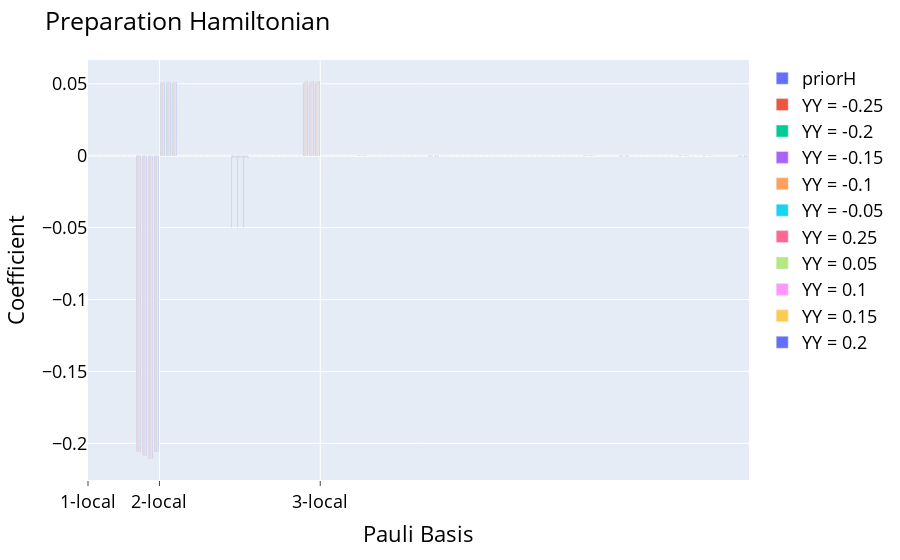

The notebook cell this image was saved under:
### Markdown cell above
This is the graphic that shows that our ansatz doesn't capture some of the terms in the Hamiltonian.

### Code cell
results = get_results("../saved_simulations/turbo/YYtermsheisenberg")
titles = [f"YY = {np.real(r.hamiltonian.coeffs[7])}" for r in results]
compare_preparations(results,titles,2)

### Figure 1 — Plotly figure (JSON) as saved in the notebook; plotly's stock layout.template omitted (floating-point values rounded to 4 significant figures)
{"data": [{"alignmentgroup": "True", "hovertemplate": "<b>%{hovertext}</b><br><br>variable=priorH<br>Pauli Basis=%{x}<br>value=%{y}<extra></extra>", "hovertext": ["XIII", "IXII", "IIXI", "IIIX", "YIII", "IYII", "IIYI", "IIIY", "ZIII", "IZII", "IIZI", "IIIZ", "XXII", "IXXI", "IIXX", "XYII", "IXYI", "IIXY", "XZII", "IXZI", "IIXZ", "YXII", "IYXI", "IIYX", "YYII", "IYYI", "IIYY", "YZII", "IYZI", "IIYZ", "ZXII", "IZXI", "IIZX", "ZYII", "IZYI", "IIZY", "ZZII", "IZZI", "IIZZ", "XIXI", "IXIX", "XXXI", "IXXX", "XYXI", "IXYX", "XZXI", "IXZX", "XIYI", "IXIY", "XXYI", "IXXY", "XYYI", "IXYY", "XZYI", "IXZY", "XIZI", "IXIZ", "XXZI", "IXXZ", "XYZI", "IXYZ", "XZZI", "IXZZ", "YIXI", "IYIX", "YXXI", "IYXX", "YYXI", "IYYX", "YZXI", "IYZX", "YIYI", "IYIY", "YXYI", "IYXY", "YYYI", "IYYY", "YZYI", "IYZY", "YIZI", "IYIZ", "YXZI", "IYXZ", "YYZI", "IYYZ", "YZZI", "IYZZ", "ZIXI", "IZIX", "ZXXI", "IZXX", "ZYXI", "IZYX", "ZZXI", "IZZX", "ZIYI", "IZIY", "ZXYI", "IZXY", "ZYYI", "IZYY", "ZZYI", "IZZY", "ZIZI", "IZIZ", "ZXZI", "IZXZ", "ZYZI", "IZYZ", "ZZZI", "IZZZ"], "legendgroup": "priorH", "marker": {"color": "#636efa", "pattern": {"shape": ""}}, "name": "priorH", "offsetgroup": "priorH", "orientation": "v", "showlegend": true, "textposition": "auto", "type": "bar", "x": [0, 1, 2, 3, 4, 5, 6, 7, 8, 9, 10, 11, 12, 13, 14, 15, 16, 17, 18, 19, 20, 21, 22, 23, 24, 25, 26, 27, 28, 29, 30, 31, 32, 33, 34, 35, 36, 37, 38, 39, 40, 41, 42, 43, 44, 45, 46, 47, 48, 49, 50, 51, 52, 53, 54, 55, 56, 57, 58, 59, 60, 61, 62, 63, 64, 65, 66, 67, 68, 69, 70, 71, 72, 73, 74, 75, 76, 77, 78, 79, 80, 81, 82, 83, 84, 85, 86, 87, 88, 89, 90, 91, 92, 93, 94, 95, 96, 97, 98, 99, 100, 101, 102, 103, 104, 105, 106, 107, 108, 109, 110], "xaxis": "x", "y": [0, 0, 0, 0, 0, 0, 0, 0, -0.2, -0.2, -0.2, -0.2, 0.05, 0.05, 0.05, 0, 0, 0, 0, 0, 0, 0, 0, 0, -0.05, -0.05, -0.05, 0, 0, 0, 0, 0, 0, 0, 0, 0, 0.05, 0.05, 0.05, 0, 0, 0, 0, 0, 0, 0, 0, 0, 0, 0, 0, 0, 0, 0, 0, 0, 0, 0, 0, 0, 0, 0, 0, 0, 0, 0, 0, 0, 0, 0, 0, 0, 0, 0, 0, 0, 0, 0, 0, 0, 0, 0, 0, 0, 0, 0, 0, 0, 0, 0, 0, 0, 0, 0, 0, 0, 0, 0, 0, 0, 0, 0, 0, 0, 0, 0, 0, 0, 0, 0, 0], "yaxis": "y"}, {"alignmentgroup": "True", "hovertemplate": "<b>%{hovertext}</b><br><br>variable=YY = -0.25<br>Pauli Basis=%{x}<br>value=%{y}<extra></extra>", "hovertext": ["XIII", "IXII", "IIXI", "IIIX", "YIII", "IYII", "IIYI", "IIIY", "ZIII", "IZII", "IIZI", "IIIZ", "XXII", "IXXI", "IIXX", "XYII", "IXYI", "IIXY", "XZII", "IXZI", "IIXZ", "YXII", "IYXI", "IIYX", "YYII", "IYYI", "IIYY", "YZII", "IYZI", "IIYZ", "ZXII", "IZXI", "IIZX", "ZYII", "IZYI", "IIZY", "ZZII", "IZZI", "IIZZ", "XIXI", "IXIX", "XXXI", "IXXX", "XYXI", "IXYX", "XZXI", "IXZX", "XIYI", "IXIY", "XXYI", "IXXY", "XYYI", "IXYY", "XZYI", "IXZY", "XIZI", "IXIZ", "XXZI", "IXXZ", "XYZI", "IXYZ", "XZZI", "IXZZ", "YIXI", "IYIX", "YXXI", "IYXX", "YYXI", "IYYX", "YZXI", "IYZX", "YIYI", "IYIY", "YXYI", "IYXY", "YYYI", "IYYY", "YZYI", "IYZY", "YIZI", "IYIZ", "YXZI", "IYXZ", "YYZI", "IYYZ", "YZZI", "IYZZ", "ZIXI", "IZIX", "ZXXI", "IZXX", "ZYXI", "IZYX", "ZZXI", "IZZX", "ZIYI", "IZIY", "ZXYI", "IZXY", "ZYYI", "IZYY", "ZZYI", "IZZY", "ZIZI", "IZIZ", "ZXZI", "IZXZ", "ZYZI", "IZYZ", "ZZZI", "IZZZ"], "legendgroup": "YY = -0.25", "marker": {"color": "#EF553B", "pattern": {"shape": ""}}, "name": "YY = -0.25", "offsetgroup": "YY = -0.25", "orientation": "v", "showlegend": true, "textposition": "auto", "type": "bar", "x": [0, 1, 2, 3, 4, 5, 6, 7, 8, 9, 10, 11, 12, 13, 14, 15, 16, 17, 18, 19, 20, 21, 22, 23, 24, 25, 26, 27, 28, 29, 30, 31, 32, 33, 34, 35, 36, 37, 38, 39, 40, 41, 42, 43, 44, 45, 46, 47, 48, 49, 50, 51, 52, 53, 54, 55, 56, 57, 58, 59, 60, 61, 62, 63, 64, 65, 66, 67, 68, 69, 70, 71, 72, 73, 74, 75, 76, 77, 78, 79, 80, 81, 82, 83, 84, 85, 86, 87, 88, 89, 90, 91, 92, 93, 94, 95, 96, 97, 98, 99, 100, 101, 102, 103, 104, 105, 106, 107, 108, 109, 110], "xaxis": "x", "y": [-3.69e-17, 2.211e-17, -5.005e-17, -1.968e-17, 0, 0, 0, 0, -0.2056, -0.2082, -0.2107, -0.2057, 0.05056, 0.05063, 0.05058, 0, 0, 0, 2.079e-17, -6.757e-17, -1.147e-16, 0, 0, 0, -0.001386, -0.001417, -0.001402, 0, 0, 0, 5.506e-17, 8.09e-17, -9.522e-18, 0, 0, 0, 0.0505, 0.05067, 0.05066, 5.417e-06, 5.458e-06, -5.15e-17, -1.581e-18, 0, 0, 0.0001632, 0.0001653, 0, 0, 0, 0, -1.037e-16, -5.155e-17, 0, 0, 4.608e-19, 1.849e-17, -0.0003384, -0.0003419, 0, 0, 1.99e-18, 7.436e-18, 0, 0, 0, 0, 8.025e-17, -2.514e-18, 0, 0, -2.615e-06, -2.636e-06, -1.879e-17, 6.397e-17, 0, 0, 1.194e-05, 1.195e-05, 0, 0, 0, 0, 0.0003343, 0.0003378, 0, 0, 1.696e-17, -4.84e-17, -0.0003368, -0.0003424, 0, 0, 4.159e-17, 9.229e-17, 0, 0, 0, 0, 0.0003408, 0.0003342, 0, 0, 9.777e-05, 9.796e-05, -8.576e-17, -7.413e-18, 0, 0, -0.0004895, -0.000485], "yaxis": "y"}, {"alignmentgroup": "True", "hovertemplate": "<b>%{hovertext}</b><br><br>variable=YY = -0.2<br>Pauli Basis=%{x}<br>value=%{y}<extra></extra>", "hovertext": ["XIII", "IXII", "IIXI", "IIIX", "YIII", "IYII", "IIYI", "IIIY", "ZIII", "IZII", "IIZI", "IIIZ", "XXII", "IXXI", "IIXX", "XYII", "IXYI", "IIXY", "XZII", "IXZI", "IIXZ", "YXII", "IYXI", "IIYX", "YYII", "IYYI", "IIYY", "YZII", "IYZI", "IIYZ", "ZXII", "IZXI", "IIZX", "ZYII", "IZYI", "IIZY", "ZZII", "IZZI", "IIZZ", "XIXI", "IXIX", "XXXI", "IXXX", "XYXI", "IXYX", "XZXI", "IXZX", "XIYI", "IXIY", "XXYI", "IXXY", "XYYI", "IXYY", "XZYI", "IXZY", "XIZI", "IXIZ", "XXZI", "IXXZ", "XYZI", "IXYZ", "XZZI", "IXZZ", "YIXI", "IYIX", "YXXI", "IYXX", "YYXI", "IYYX", "YZXI", "IYZX", "YIYI", "IYIY", "YXYI", "IYXY", "YYYI", "IYYY", "YZYI", "IYZY", "YIZI", "IYIZ", "YXZI", "IYXZ", "YYZI", "IYYZ", "YZZI", "IYZZ", "ZIXI", "IZIX", "ZXXI", "IZXX", "ZYXI", "IZYX", "ZZXI", "IZZX", "ZIYI", "IZIY", "ZXYI", "IZXY", "ZYYI", "IZYY", "ZZYI", "IZZY", "ZIZI", "IZIZ", "ZXZI", "IZXZ", "ZYZI", "IZYZ", "ZZZI", "IZZZ"], "legendgroup": "YY = -0.2", "marker": {"color": "#00cc96", "pattern": {"shape": ""}}, "name": "YY = -0.2", "offsetgroup": "YY = -0.2", "orientation": "v", "showlegend": true, "textposition": "auto", "type": "bar", "x": [0, 1, 2, 3, 4, 5, 6, 7, 8, 9, 10, 11, 12, 13, 14, 15, 16, 17, 18, 19, 20, 21, 22, 23, 24, 25, 26, 27, 28, 29, 30, 31, 32, 33, 34, 35, 36, 37, 38, 39, 40, 41, 42, 43, 44, 45, 46, 47, 48, 49, 50, 51, 52, 53, 54, 55, 56, 57, 58, 59, 60, 61, 62, 63, 64, 65, 66, 67, 68, 69, 70, 71, 72, 73, 74, 75, 76, 77, 78, 79, 80, 81, 82, 83, 84, 85, 86, 87, 88, 89, 90, 91, 92, 93, 94, 95, 96, 97, 98, 99, 100, 101, 102, 103, 104, 105, 106, 107, 108, 109, 110], "xaxis": "x", "y": [-4.539e-17, 1.417e-18, -1.637e-16, -4.158e-17, 0, 0, 0, 0, -0.2057, -0.2082, -0.2107, -0.2057, 0.05064, 0.05071, 0.05066, 0, 0, 0, -7.668e-18, 6.303e-17, 8.505e-17, 0, 0, 0, -0.001388, -0.00142, -0.001405, 0, 0, 0, 3.87e-18, 5.708e-17, 1.371e-17, 0, 0, 0, 0.05063, 0.0508, 0.05079, 5.448e-06, 5.49e-06, -7.125e-17, 4.719e-17, 0, 0, 0.0001638, 0.0001658, 0, 0, 0, 0, 4.835e-17, -5.758e-18, 0, 0, 3.549e-17, -3.585e-17, -0.0003399, -0.0003433, 0, 0, 5.38e-18, -2.472e-17, 0, 0, 0, 0, -1.029e-17, 5.884e-17, 0, 0, -2.629e-06, -2.651e-06, -5.515e-17, 1.841e-17, 0, 0, 1.198e-05, 1.199e-05, 0, 0, 0, 0, 0.0003357, 0.0003392, 0, 0, -1.366e-16, 1.079e-16, -0.0003382, -0.0003438, 0, 0, 4.99e-17, -7.027e-17, 0, 0, 0, 0, 0.0003423, 0.0003356, 0, 0, 9.827e-05, 9.846e-05, 6.674e-17, 2.287e-17, 0, 0, -0.000492, -0.0004874], "yaxis": "y"}, {"alignmentgroup": "True", "hovertemplate": "<b>%{hovertext}</b><br><br>variable=YY = -0.15<br>Pauli Basis=%{x}<br>value=%{y}<extra></extra>", "hovertext": ["XIII", "IXII", "IIXI", "IIIX", "YIII", "IYII", "IIYI", "IIIY", "ZIII", "IZII", "IIZI", "IIIZ", "XXII", "IXXI", "IIXX", "XYII", "IXYI", "IIXY", "XZII", "IXZI", "IIXZ", "YXII", "IYXI", "IIYX", "YYII", "IYYI", "IIYY", "YZII", "IYZI", "IIYZ", "ZXII", "IZXI", "IIZX", "ZYII", "IZYI", "IIZY", "ZZII", "IZZI", "IIZZ", "XIXI", "IXIX", "XXXI", "IXXX", "XYXI", "IXYX", "XZXI", "IXZX", "XIYI", "IXIY", "XXYI", "IXXY", "XYYI", "IXYY", "XZYI", "IXZY", "XIZI", "IXIZ", "XXZI", "IXXZ", "XYZI", "IXYZ", "XZZI", "IXZZ", "YIXI", "IYIX", "YXXI", "IYXX", "YYXI", "IYYX", "YZXI", "IYZX", "YIYI", "IYIY", "YXYI", "IYXY", "YYYI", "IYYY", "YZYI", "IYZY", "YIZI", "IYIZ", "YXZI", "IYXZ", "YYZI", "IYYZ", "YZZI", "IYZZ", "ZIXI", "IZIX", "ZXXI", "IZXX", "ZYXI", "IZYX", "ZZXI", "IZZX", "ZIYI", "IZIY", "ZXYI", "IZXY", "ZYYI", "IZYY", "ZZYI", "IZZY", "ZIZI", "IZIZ", "ZXZI", "IZXZ", "ZYZI", "IZYZ", "ZZZI", "IZZZ"], "legendgroup": "YY = -0.15", "marker": {"color": "#ab63fa", "pattern": {"shape": ""}}, "name": "YY = -0.15", "offsetgroup": "YY = -0.15", "orientation": "v", "showlegend": true, "textposition": "auto", "type": "bar", "x": [0, 1, 2, 3, 4, 5, 6, 7, 8, 9, 10, 11, 12, 13, 14, 15, 16, 17, 18, 19, 20, 21, 22, 23, 24, 25, 26, 27, 28, 29, 30, 31, 32, 33, 34, 35, 36, 37, 38, 39, 40, 41, 42, 43, 44, 45, 46, 47, 48, 49, 50, 51, 52, 53, 54, 55, 56, 57, 58, 59, 60, 61, 62, 63, 64, 65, 66, 67, 68, 69, 70, 71, 72, 73, 74, 75, 76, 77, 78, 79, 80, 81, 82, 83, 84, 85, 86, 87, 88, 89, 90, 91, 92, 93, 94, 95, 96, 97, 98, 99, 100, 101, 102, 103, 104, 105, 106, 107, 108, 109, 110], "xaxis": "x", "y": [5.55e-17, -4.11e-17, -1.012e-16, -5.038e-17, 0, 0, 0, 0, -0.2057, -0.2083, -0.2107, -0.2057, 0.05072, 0.05078, 0.05073, 0, 0, 0, 6.309e-17, -1.031e-18, 3.164e-17, 0, 0, 0, -0.00139, -0.001422, -0.001407, 0, 0, 0, -2.981e-17, 4.448e-17, 3.896e-17, 0, 0, 0, 0.05076, 0.05093, 0.05092, 5.479e-06, 5.521e-06, -3.745e-18, -1.83e-17, 0, 0, 0.0001643, 0.0001663, 0, 0, 0, 0, 5.407e-17, -1.948e-17, 0, 0, -4.498e-17, 5.277e-18, -0.0003413, -0.0003447, 0, 0, 1.648e-17, 1.457e-17, 0, 0, 0, 0, -7.979e-17, 8.525e-17, 0, 0, -2.644e-06, -2.666e-06, 1.229e-17, -5.478e-17, 0, 0, 1.202e-05, 1.203e-05, 0, 0, 0, 0, 0.0003371, 0.0003406, 0, 0, -5.711e-17, 2.348e-17, -0.0003396, -0.0003452, 0, 0, -2.968e-17, -4.469e-17, 0, 0, 0, 0, 0.0003437, 0.000337, 0, 0, 9.876e-05, 9.896e-05, 1.254e-17, 1.089e-17, 0, 0, -0.0004944, -0.0004898], "yaxis": "y"}, {"alignmentgroup": "True", "hovertemplate": "<b>%{hovertext}</b><br><br>variable=YY = -0.1<br>Pauli Basis=%{x}<br>value=%{y}<extra></extra>", "hovertext": ["XIII", "IXII", "IIXI", "IIIX", "YIII", "IYII", "IIYI", "IIIY", "ZIII", "IZII", "IIZI", "IIIZ", "XXII", "IXXI", "IIXX", "XYII", "IXYI", "IIXY", "XZII", "IXZI", "IIXZ", "YXII", "IYXI", "IIYX", "YYII", "IYYI", "IIYY", "YZII", "IYZI", "IIYZ", "ZXII", "IZXI", "IIZX", "ZYII", "IZYI", "IIZY", "ZZII", "IZZI", "IIZZ", "XIXI", "IXIX", "XXXI", "IXXX", "XYXI", "IXYX", "XZXI", "IXZX", "XIYI", "IXIY", "XXYI", "IXXY", "XYYI", "IXYY", "XZYI", "IXZY", "XIZI", "IXIZ", "XXZI", "IXXZ", "XYZI", "IXYZ", "XZZI", "IXZZ", "YIXI", "IYIX", "YXXI", "IYXX", "YYXI", "IYYX", "YZXI", "IYZX", "YIYI", "IYIY", "YXYI", "IYXY", "YYYI", "IYYY", "YZYI", "IYZY", "YIZI", "IYIZ", "YXZI", "IYXZ", "YYZI", "IYYZ", "YZZI", "IYZZ", "ZIXI", "IZIX", "ZXXI", "IZXX", "ZYXI", "IZYX", "ZZXI", "IZZX", "ZIYI", "IZIY", "ZXYI", "IZXY", "ZYYI", "IZYY", "ZZYI", "IZZY", "ZIZI", "IZIZ", "ZXZI", "IZXZ", "ZYZI", "IZYZ", "ZZZI", "IZZZ"], "legendgroup": "YY = -0.1", "marker": {"color": "#FFA15A", "pattern": {"shape": ""}}, "name": "YY = -0.1", "offsetgroup": "YY = -0.1", "orientation": "v", "showlegend": true, "textposition": "auto", "type": "bar", "x": [0, 1, 2, 3, 4, 5, 6, 7, 8, 9, 10, 11, 12, 13, 14, 15, 16, 17, 18, 19, 20, 21, 22, 23, 24, 25, 26, 27, 28, 29, 30, 31, 32, 33, 34, 35, 36, 37, 38, 39, 40, 41, 42, 43, 44, 45, 46, 47, 48, 49, 50, 51, 52, 53, 54, 55, 56, 57, 58, 59, 60, 61, 62, 63, 64, 65, 66, 67, 68, 69, 70, 71, 72, 73, 74, 75, 76, 77, 78, 79, 80, 81, 82, 83, 84, 85, 86, 87, 88, 89, 90, 91, 92, 93, 94, 95, 96, 97, 98, 99, 100, 101, 102, 103, 104, 105, 106, 107, 108, 109, 110], "xaxis": "x", "y": [5.225e-17, -1.373e-16, -2.644e-17, 6.435e-17, 0, 0, 0, 0, -0.2057, -0.2083, -0.2108, -0.2057, 0.05079, 0.05086, 0.05081, 0, 0, 0, 2.891e-17, -6.698e-18, -3.614e-17, 0, 0, 0, -0.001393, -0.001425, -0.001409, 0, 0, 0, -3.383e-17, 6.974e-19, -9.568e-17, 0, 0, 0, 0.05088, 0.05106, 0.05105, 5.511e-06, 5.553e-06, 5.758e-17, -3.066e-17, 0, 0, 0.0001648, 0.0001668, 0, 0, 0, 0, 2.492e-17, 2.245e-17, 0, 0, 9.403e-17, -3.77e-17, -0.0003427, -0.0003462, 0, 0, 7.943e-18, 2.402e-17, 0, 0, 0, 0, -1.235e-17, 1.41e-17, 0, 0, -2.659e-06, -2.681e-06, -3.531e-17, -5.517e-17, 0, 0, 1.206e-05, 1.208e-05, 0, 0, 0, 0, 0.0003384, 0.0003421, 0, 0, 3.308e-19, 6.987e-17, -0.000341, -0.0003467, 0, 0, 3.074e-17, 2.092e-17, 0, 0, 0, 0, 0.0003451, 0.0003384, 0, 0, 9.926e-05, 9.946e-05, 1.972e-17, -4.399e-17, 0, 0, -0.0004969, -0.0004923], "yaxis": "y"}, {"alignmentgroup": "True", "hovertemplate": "<b>%{hovertext}</b><br><br>variable=YY = -0.05<br>Pauli Basis=%{x}<br>value=%{y}<extra></extra>", "hovertext": ["XIII", "IXII", "IIXI", "IIIX", "YIII", "IYII", "IIYI", "IIIY", "ZIII", "IZII", "IIZI", "IIIZ", "XXII", "IXXI", "IIXX", "XYII", "IXYI", "IIXY", "XZII", "IXZI", "IIXZ", "YXII", "IYXI", "IIYX", "YYII", "IYYI", "IIYY", "YZII", "IYZI", "IIYZ", "ZXII", "IZXI", "IIZX", "ZYII", "IZYI", "IIZY", "ZZII", "IZZI", "IIZZ", "XIXI", "IXIX", "XXXI", "IXXX", "XYXI", "IXYX", "XZXI", "IXZX", "XIYI", "IXIY", "XXYI", "IXXY", "XYYI", "IXYY", "XZYI", "IXZY", "XIZI", "IXIZ", "XXZI", "IXXZ", "XYZI", "IXYZ", "XZZI", "IXZZ", "YIXI", "IYIX", "YXXI", "IYXX", "YYXI", "IYYX", "YZXI", "IYZX", "YIYI", "IYIY", "YXYI", "IYXY", "YYYI", "IYYY", "YZYI", "IYZY", "YIZI", "IYIZ", "YXZI", "IYXZ", "YYZI", "IYYZ", "YZZI", "IYZZ", "ZIXI", "IZIX", "ZXXI", "IZXX", "ZYXI", "IZYX", "ZZXI", "IZZX", "ZIYI", "IZIY", "ZXYI", "IZXY", "ZYYI", "IZYY", "ZZYI", "IZZY", "ZIZI", "IZIZ", "ZXZI", "IZXZ", "ZYZI", "IZYZ", "ZZZI", "IZZZ"], "legendgroup": "YY = -0.05", "marker": {"color": "#19d3f3", "pattern": {"shape": ""}}, "name": "YY = -0.05", "offsetgroup": "YY = -0.05", "orientation": "v", "showlegend": true, "textposition": "auto", "type": "bar", "x": [0, 1, 2, 3, 4, 5, 6, 7, 8, 9, 10, 11, 12, 13, 14, 15, 16, 17, 18, 19, 20, 21, 22, 23, 24, 25, 26, 27, 28, 29, 30, 31, 32, 33, 34, 35, 36, 37, 38, 39, 40, 41, 42, 43, 44, 45, 46, 47, 48, 49, 50, 51, 52, 53, 54, 55, 56, 57, 58, 59, 60, 61, 62, 63, 64, 65, 66, 67, 68, 69, 70, 71, 72, 73, 74, 75, 76, 77, 78, 79, 80, 81, 82, 83, 84, 85, 86, 87, 88, 89, 90, 91, 92, 93, 94, 95, 96, 97, 98, 99, 100, 101, 102, 103, 104, 105, 106, 107, 108, 109, 110], "xaxis": "x", "y": [-6.36e-17, -1.416e-18, -9.485e-17, -6.441e-17, 0, 0, 0, 0, -0.2057, -0.2083, -0.2108, -0.2057, 0.05087, 0.05094, 0.05089, 0, 0, 0, -2.237e-17, -6.333e-17, 4.309e-17, 0, 0, 0, -0.001395, -0.001427, -0.001412, 0, 0, 0, -2.901e-17, 4.238e-17, 3.781e-17, 0, 0, 0, 0.05101, 0.05119, 0.05117, 5.542e-06, 5.585e-06, 4.463e-17, -2.613e-17, 0, 0, 0.0001653, 0.0001674, 0, 0, 0, 0, -4.996e-17, -3.658e-17, 0, 0, 4.055e-17, 5.732e-17, -0.0003441, -0.0003476, 0, 0, 6.697e-17, 4.716e-18, 0, 0, 0, 0, -9.038e-17, -3.651e-17, 0, 0, -2.674e-06, -2.696e-06, -1.219e-16, 6.711e-17, 0, 0, 1.211e-05, 1.212e-05, 0, 0, 0, 0, 0.0003398, 0.0003435, 0, 0, -4.08e-17, 3.912e-17, -0.0003424, -0.0003481, 0, 0, 3.12e-17, -1.289e-17, 0, 0, 0, 0, 0.0003465, 0.0003397, 0, 0, 9.976e-05, 9.996e-05, -3.32e-17, -3.898e-17, 0, 0, -0.0004994, -0.0004947], "yaxis": "y"}, {"alignmentgroup": "True", "hovertemplate": "<b>%{hovertext}</b><br><br>variable=YY = 0.25<br>Pauli Basis=%{x}<br>value=%{y}<extra></extra>", "hovertext": ["XIII", "IXII", "IIXI", "IIIX", "YIII", "IYII", "IIYI", "IIIY", "ZIII", "IZII", "IIZI", "IIIZ", "XXII", "IXXI", "IIXX", "XYII", "IXYI", "IIXY", "XZII", "IXZI", "IIXZ", "YXII", "IYXI", "IIYX", "YYII", "IYYI", "IIYY", "YZII", "IYZI", "IIYZ", "ZXII", "IZXI", "IIZX", "ZYII", "IZYI", "IIZY", "ZZII", "IZZI", "IIZZ", "XIXI", "IXIX", "XXXI", "IXXX", "XYXI", "IXYX", "XZXI", "IXZX", "XIYI", "IXIY", "XXYI", "IXXY", "XYYI", "IXYY", "XZYI", "IXZY", "XIZI", "IXIZ", "XXZI", "IXXZ", "XYZI", "IXYZ", "XZZI", "IXZZ", "YIXI", "IYIX", "YXXI", "IYXX", "YYXI", "IYYX", "YZXI", "IYZX", "YIYI", "IYIY", "YXYI", "IYXY", "YYYI", "IYYY", "YZYI", "IYZY", "YIZI", "IYIZ", "YXZI", "IYXZ", "YYZI", "IYYZ", "YZZI", "IYZZ", "ZIXI", "IZIX", "ZXXI", "IZXX", "ZYXI", "IZYX", "ZZXI", "IZZX", "ZIYI", "IZIY", "ZXYI", "IZXY", "ZYYI", "IZYY", "ZZYI", "IZZY", "ZIZI", "IZIZ", "ZXZI", "IZXZ", "ZYZI", "IZYZ", "ZZZI", "IZZZ"], "legendgroup": "YY = 0.25", "marker": {"color": "#FF6692", "pattern": {"shape": ""}}, "name": "YY = 0.25", "offsetgroup": "YY = 0.25", "orientation": "v", "showlegend": true, "textposition": "auto", "type": "bar", "x": [0, 1, 2, 3, 4, 5, 6, 7, 8, 9, 10, 11, 12, 13, 14, 15, 16, 17, 18, 19, 20, 21, 22, 23, 24, 25, 26, 27, 28, 29, 30, 31, 32, 33, 34, 35, 36, 37, 38, 39, 40, 41, 42, 43, 44, 45, 46, 47, 48, 49, 50, 51, 52, 53, 54, 55, 56, 57, 58, 59, 60, 61, 62, 63, 64, 65, 66, 67, 68, 69, 70, 71, 72, 73, 74, 75, 76, 77, 78, 79, 80, 81, 82, 83, 84, 85, 86, 87, 88, 89, 90, 91, 92, 93, 94, 95, 96, 97, 98, 99, 100, 101, 102, 103, 104, 105, 106, 107, 108, 109, 110], "xaxis": "x", "y": [8.43e-18, 3.116e-17, -5.403e-17, -6.217e-17, 0, 0, 0, 0, -0.2058, -0.2084, -0.2109, -0.2058, 0.05133, 0.0514, 0.05135, 0, 0, 0, 4.857e-17, 3.233e-18, -6.219e-17, 0, 0, 0, -0.001409, -0.001442, -0.001426, 0, 0, 0, -8.544e-17, 5.554e-17, -3.674e-17, 0, 0, 0, 0.05178, 0.05196, 0.05195, 5.734e-06, 5.778e-06, 7.107e-17, -6.562e-17, 0, 0, 0.0001684, 0.0001705, 0, 0, 0, 0, 2.727e-17, 4.697e-18, 0, 0, -2.836e-18, 6.225e-17, -0.0003526, -0.0003563, 0, 0, -1.103e-16, 1.077e-17, 0, 0, 0, 0, -3.126e-17, 2.079e-17, 0, 0, -2.765e-06, -2.788e-06, -2.783e-17, -5.152e-17, 0, 0, 1.237e-05, 1.238e-05, 0, 0, 0, 0, 0.0003482, 0.000352, 0, 0, 6.706e-18, 2.502e-18, -0.0003509, -0.0003568, 0, 0, 2.235e-17, 3.876e-17, 0, 0, 0, 0, 0.0003552, 0.0003481, 0, 0, 0.0001028, 0.000103, -5.181e-17, -1.867e-17, 0, 0, -0.0005143, -0.0005094], "yaxis": "y"}, {"alignmentgroup": "True", "hovertemplate": "<b>%{hovertext}</b><br><br>variable=YY = 0.05<br>Pauli Basis=%{x}<br>value=%{y}<extra></extra>", "hovertext": ["XIII", "IXII", "IIXI", "IIIX", "YIII", "IYII", "IIYI", "IIIY", "ZIII", "IZII", "IIZI", "IIIZ", "XXII", "IXXI", "IIXX", "XYII", "IXYI", "IIXY", "XZII", "IXZI", "IIXZ", "YXII", "IYXI", "IIYX", "YYII", "IYYI", "IIYY", "YZII", "IYZI", "IIYZ", "ZXII", "IZXI", "IIZX", "ZYII", "IZYI", "IIZY", "ZZII", "IZZI", "IIZZ", "XIXI", "IXIX", "XXXI", "IXXX", "XYXI", "IXYX", "XZXI", "IXZX", "XIYI", "IXIY", "XXYI", "IXXY", "XYYI", "IXYY", "XZYI", "IXZY", "XIZI", "IXIZ", "XXZI", "IXXZ", "XYZI", "IXYZ", "XZZI", "IXZZ", "YIXI", "IYIX", "YXXI", "IYXX", "YYXI", "IYYX", "YZXI", "IYZX", "YIYI", "IYIY", "YXYI", "IYXY", "YYYI", "IYYY", "YZYI", "IYZY", "YIZI", "IYIZ", "YXZI", "IYXZ", "YYZI", "IYYZ", "YZZI", "IYZZ", "ZIXI", "IZIX", "ZXXI", "IZXX", "ZYXI", "IZYX", "ZZXI", "IZZX", "ZIYI", "IZIY", "ZXYI", "IZXY", "ZYYI", "IZYY", "ZZYI", "IZZY", "ZIZI", "IZIZ", "ZXZI", "IZXZ", "ZYZI", "IZYZ", "ZZZI", "IZZZ"], "legendgroup": "YY = 0.05", "marker": {"color": "#B6E880", "pattern": {"shape": ""}}, "name": "YY = 0.05", "offsetgroup": "YY = 0.05", "orientation": "v", "showlegend": true, "textposition": "auto", "type": "bar", "x": [0, 1, 2, 3, 4, 5, 6, 7, 8, 9, 10, 11, 12, 13, 14, 15, 16, 17, 18, 19, 20, 21, 22, 23, 24, 25, 26, 27, 28, 29, 30, 31, 32, 33, 34, 35, 36, 37, 38, 39, 40, 41, 42, 43, 44, 45, 46, 47, 48, 49, 50, 51, 52, 53, 54, 55, 56, 57, 58, 59, 60, 61, 62, 63, 64, 65, 66, 67, 68, 69, 70, 71, 72, 73, 74, 75, 76, 77, 78, 79, 80, 81, 82, 83, 84, 85, 86, 87, 88, 89, 90, 91, 92, 93, 94, 95, 96, 97, 98, 99, 100, 101, 102, 103, 104, 105, 106, 107, 108, 109, 110], "xaxis": "x", "y": [-1.269e-16, -6.05e-17, -1.368e-17, 2.741e-17, 0, 0, 0, 0, -0.2057, -0.2083, -0.2108, -0.2058, 0.05103, 0.05109, 0.05104, 0, 0, 0, -6.792e-17, -3.737e-17, 2.249e-18, 0, 0, 0, -0.0014, -0.001432, -0.001416, 0, 0, 0, -8.879e-17, 1.511e-18, 3.208e-17, 0, 0, 0, 0.05127, 0.05144, 0.05143, 5.605e-06, 5.649e-06, 5.479e-17, -2.584e-17, 0, 0, 0.0001663, 0.0001684, 0, 0, 0, 0, 2.463e-17, -4.399e-17, 0, 0, -5.99e-17, 8.476e-17, -0.0003469, -0.0003505, 0, 0, -6.37e-18, 4.787e-17, 0, 0, 0, 0, 4.813e-17, 7.562e-17, 0, 0, -2.704e-06, -2.727e-06, -1.303e-16, -5.089e-17, 0, 0, 1.219e-05, 1.22e-05, 0, 0, 0, 0, 0.0003426, 0.0003463, 0, 0, 3.676e-17, 3.896e-17, -0.0003452, -0.000351, 0, 0, 5.412e-17, -7.817e-17, 0, 0, 0, 0, 0.0003494, 0.0003425, 0, 0, 0.0001008, 0.000101, -3.137e-17, -8.677e-17, 0, 0, -0.0005043, -0.0004996], "yaxis": "y"}, {"alignmentgroup": "True", "hovertemplate": "<b>%{hovertext}</b><br><br>variable=YY = 0.1<br>Pauli Basis=%{x}<br>value=%{y}<extra></extra>", "hovertext": ["XIII", "IXII", "IIXI", "IIIX", "YIII", "IYII", "IIYI", "IIIY", "ZIII", "IZII", "IIZI", "IIIZ", "XXII", "IXXI", "IIXX", "XYII", "IXYI", "IIXY", "XZII", "IXZI", "IIXZ", "YXII", "IYXI", "IIYX", "YYII", "IYYI", "IIYY", "YZII", "IYZI", "IIYZ", "ZXII", "IZXI", "IIZX", "ZYII", "IZYI", "IIZY", "ZZII", "IZZI", "IIZZ", "XIXI", "IXIX", "XXXI", "IXXX", "XYXI", "IXYX", "XZXI", "IXZX", "XIYI", "IXIY", "XXYI", "IXXY", "XYYI", "IXYY", "XZYI", "IXZY", "XIZI", "IXIZ", "XXZI", "IXXZ", "XYZI", "IXYZ", "XZZI", "IXZZ", "YIXI", "IYIX", "YXXI", "IYXX", "YYXI", "IYYX", "YZXI", "IYZX", "YIYI", "IYIY", "YXYI", "IYXY", "YYYI", "IYYY", "YZYI", "IYZY", "YIZI", "IYIZ", "YXZI", "IYXZ", "YYZI", "IYYZ", "YZZI", "IYZZ", "ZIXI", "IZIX", "ZXXI", "IZXX", "ZYXI", "IZYX", "ZZXI", "IZZX", "ZIYI", "IZIY", "ZXYI", "IZXY", "ZYYI", "IZYY", "ZZYI", "IZZY", "ZIZI", "IZIZ", "ZXZI", "IZXZ", "ZYZI", "IZYZ", "ZZZI", "IZZZ"], "legendgroup": "YY = 0.1", "marker": {"color": "#FF97FF", "pattern": {"shape": ""}}, "name": "YY = 0.1", "offsetgroup": "YY = 0.1", "orientation": "v", "showlegend": true, "textposition": "auto", "type": "bar", "x": [0, 1, 2, 3, 4, 5, 6, 7, 8, 9, 10, 11, 12, 13, 14, 15, 16, 17, 18, 19, 20, 21, 22, 23, 24, 25, 26, 27, 28, 29, 30, 31, 32, 33, 34, 35, 36, 37, 38, 39, 40, 41, 42, 43, 44, 45, 46, 47, 48, 49, 50, 51, 52, 53, 54, 55, 56, 57, 58, 59, 60, 61, 62, 63, 64, 65, 66, 67, 68, 69, 70, 71, 72, 73, 74, 75, 76, 77, 78, 79, 80, 81, 82, 83, 84, 85, 86, 87, 88, 89, 90, 91, 92, 93, 94, 95, 96, 97, 98, 99, 100, 101, 102, 103, 104, 105, 106, 107, 108, 109, 110], "xaxis": "x", "y": [1.043e-17, -4.73e-17, -5.18e-18, 7.125e-17, 0, 0, 0, 0, -0.2057, -0.2084, -0.2109, -0.2058, 0.0511, 0.05117, 0.05112, 0, 0, 0, -5.842e-17, -7.164e-18, -7.607e-17, 0, 0, 0, -0.001402, -0.001434, -0.001419, 0, 0, 0, 7.884e-18, 2.157e-17, -8.365e-17, 0, 0, 0, 0.0514, 0.05157, 0.05156, 5.637e-06, 5.681e-06, -7.813e-17, 4.483e-17, 0, 0, 0.0001668, 0.0001689, 0, 0, 0, 0, -4.009e-17, 7.459e-18, 0, 0, 5.846e-19, 3.01e-17, -0.0003483, -0.000352, 0, 0, -5.06e-17, -6.511e-18, 0, 0, 0, 0, 2.099e-17, 5.583e-18, 0, 0, -2.719e-06, -2.742e-06, -4.584e-17, 9.476e-18, 0, 0, 1.224e-05, 1.225e-05, 0, 0, 0, 0, 0.000344, 0.0003477, 0, 0, 4.522e-18, 2.336e-17, -0.0003466, -0.0003524, 0, 0, 9.893e-17, -1.718e-17, 0, 0, 0, 0, 0.0003509, 0.0003439, 0, 0, 0.0001013, 0.0001015, -5.989e-17, -1.717e-17, 0, 0, -0.0005068, -0.000502], "yaxis": "y"}, {"alignmentgroup": "True", "hovertemplate": "<b>%{hovertext}</b><br><br>variable=YY = 0.15<br>Pauli Basis=%{x}<br>value=%{y}<extra></extra>", "hovertext": ["XIII", "IXII", "IIXI", "IIIX", "YIII", "IYII", "IIYI", "IIIY", "ZIII", "IZII", "IIZI", "IIIZ", "XXII", "IXXI", "IIXX", "XYII", "IXYI", "IIXY", "XZII", "IXZI", "IIXZ", "YXII", "IYXI", "IIYX", "YYII", "IYYI", "IIYY", "YZII", "IYZI", "IIYZ", "ZXII", "IZXI", "IIZX", "ZYII", "IZYI", "IIZY", "ZZII", "IZZI", "IIZZ", "XIXI", "IXIX", "XXXI", "IXXX", "XYXI", "IXYX", "XZXI", "IXZX", "XIYI", "IXIY", "XXYI", "IXXY", "XYYI", "IXYY", "XZYI", "IXZY", "XIZI", "IXIZ", "XXZI", "IXXZ", "XYZI", "IXYZ", "XZZI", "IXZZ", "YIXI", "IYIX", "YXXI", "IYXX", "YYXI", "IYYX", "YZXI", "IYZX", "YIYI", "IYIY", "YXYI", "IYXY", "YYYI", "IYYY", "YZYI", "IYZY", "YIZI", "IYIZ", "YXZI", "IYXZ", "YYZI", "IYYZ", "YZZI", "IYZZ", "ZIXI", "IZIX", "ZXXI", "IZXX", "ZYXI", "IZYX", "ZZXI", "IZZX", "ZIYI", "IZIY", "ZXYI", "IZXY", "ZYYI", "IZYY", "ZZYI", "IZZY", "ZIZI", "IZIZ", "ZXZI", "IZXZ", "ZYZI", "IZYZ", "ZZZI", "IZZZ"], "legendgroup": "YY = 0.15", "marker": {"color": "#FECB52", "pattern": {"shape": ""}}, "name": "YY = 0.15", "offsetgroup": "YY = 0.15", "orientation": "v", "showlegend": true, "textposition": "auto", "type": "bar", "x": [0, 1, 2, 3, 4, 5, 6, 7, 8, 9, 10, 11, 12, 13, 14, 15, 16, 17, 18, 19, 20, 21, 22, 23, 24, 25, 26, 27, 28, 29, 30, 31, 32, 33, 34, 35, 36, 37, 38, 39, 40, 41, 42, 43, 44, 45, 46, 47, 48, 49, 50, 51, 52, 53, 54, 55, 56, 57, 58, 59, 60, 61, 62, 63, 64, 65, 66, 67, 68, 69, 70, 71, 72, 73, 74, 75, 76, 77, 78, 79, 80, 81, 82, 83, 84, 85, 86, 87, 88, 89, 90, 91, 92, 93, 94, 95, 96, 97, 98, 99, 100, 101, 102, 103, 104, 105, 106, 107, 108, 109, 110], "xaxis": "x", "y": [-3.505e-17, -7.466e-17, -9.252e-17, 6.419e-17, 0, 0, 0, 0, -0.2057, -0.2084, -0.2109, -0.2058, 0.05118, 0.05125, 0.05119, 0, 0, 0, 1.214e-17, 7.118e-17, 6.138e-17, 0, 0, 0, -0.001404, -0.001437, -0.001421, 0, 0, 0, -9.055e-17, -3.823e-17, 9.828e-18, 0, 0, 0, 0.05153, 0.0517, 0.05169, 5.669e-06, 5.713e-06, 6.516e-18, -3.356e-17, 0, 0, 0.0001673, 0.0001694, 0, 0, 0, 0, 9.676e-17, -1.984e-17, 0, 0, 2.07e-17, -3.524e-17, -0.0003498, -0.0003534, 0, 0, 6.431e-18, 7.235e-17, 0, 0, 0, 0, -3.482e-17, 8.874e-17, 0, 0, -2.734e-06, -2.757e-06, -1.784e-17, -7.1e-17, 0, 0, 1.228e-05, 1.229e-05, 0, 0, 0, 0, 0.0003454, 0.0003491, 0, 0, -5.42e-17, 3.462e-17, -0.000348, -0.0003539, 0, 0, -1.096e-18, -1.138e-16, 0, 0, 0, 0, 0.0003523, 0.0003453, 0, 0, 0.0001018, 0.000102, 9.17e-17, -9.377e-18, 0, 0, -0.0005093, -0.0005045], "yaxis": "y"}, {"alignmentgroup": "True", "hovertemplate": "<b>%{hovertext}</b><br><br>variable=YY = 0.2<br>Pauli Basis=%{x}<br>value=%{y}<extra></extra>", "hovertext": ["XIII", "IXII", "IIXI", "IIIX", "YIII", "IYII", "IIYI", "IIIY", "ZIII", "IZII", "IIZI", "IIIZ", "XXII", "IXXI", "IIXX", "XYII", "IXYI", "IIXY", "XZII", "IXZI", "IIXZ", "YXII", "IYXI", "IIYX", "YYII", "IYYI", "IIYY", "YZII", "IYZI", "IIYZ", "ZXII", "IZXI", "IIZX", "ZYII", "IZYI", "IIZY", "ZZII", "IZZI", "IIZZ", "XIXI", "IXIX", "XXXI", "IXXX", "XYXI", "IXYX", "XZXI", "IXZX", "XIYI", "IXIY", "XXYI", "IXXY", "XYYI", "IXYY", "XZYI", "IXZY", "XIZI", "IXIZ", "XXZI", "IXXZ", "XYZI", "IXYZ", "XZZI", "IXZZ", "YIXI", "IYIX", "YXXI", "IYXX", "YYXI", "IYYX", "YZXI", "IYZX", "YIYI", "IYIY", "YXYI", "IYXY", "YYYI", "IYYY", "YZYI", "IYZY", "YIZI", "IYIZ", "YXZI", "IYXZ", "YYZI", "IYYZ", "YZZI", "IYZZ", "ZIXI", "IZIX", "ZXXI", "IZXX", "ZYXI", "IZYX", "ZZXI", "IZZX", "ZIYI", "IZIY", "ZXYI", "IZXY", "ZYYI", "IZYY", "ZZYI", "IZZY", "ZIZI", "IZIZ", "ZXZI", "IZXZ", "ZYZI", "IZYZ", "ZZZI", "IZZZ"], "legendgroup": "YY = 0.2", "marker": {"color": "#636efa", "pattern": {"shape": ""}}, "name": "YY = 0.2", "offsetgroup": "YY = 0.2", "orientation": "v", "showlegend": true, "textposition": "auto", "type": "bar", "x": [0, 1, 2, 3, 4, 5, 6, 7, 8, 9, 10, 11, 12, 13, 14, 15, 16, 17, 18, 19, 20, 21, 22, 23, 24, 25, 26, 27, 28, 29, 30, 31, 32, 33, 34, 35, 36, 37, 38, 39, 40, 41, 42, 43, 44, 45, 46, 47, 48, 49, 50, 51, 52, 53, 54, 55, 56, 57, 58, 59, 60, 61, 62, 63, 64, 65, 66, 67, 68, 69, 70, 71, 72, 73, 74, 75, 76, 77, 78, 79, 80, 81, 82, 83, 84, 85, 86, 87, 88, 89, 90, 91, 92, 93, 94, 95, 96, 97, 98, 99, 100, 101, 102, 103, 104, 105, 106, 107, 108, 109, 110], "xaxis": "x", "y": [-3.867e-17, -1.079e-17, 5.483e-17, 3.144e-17, 0, 0, 0, 0, -0.2057, -0.2084, -0.2109, -0.2058, 0.05126, 0.05132, 0.05127, 0, 0, 0, 2.671e-17, -1.013e-17, -5.351e-17, 0, 0, 0, -0.001407, -0.001439, -0.001423, 0, 0, 0, 1.043e-17, -1.495e-17, -4.143e-17, 0, 0, 0, 0.05166, 0.05183, 0.05182, 5.701e-06, 5.745e-06, 3.433e-17, 6.848e-17, 0, 0, 0.0001678, 0.00017, 0, 0, 0, 0, -9.77e-18, 5.556e-17, 0, 0, -1.649e-17, -2.746e-17, -0.0003512, -0.0003549, 0, 0, 5.133e-17, 2.593e-17, 0, 0, 0, 0, 1.93e-17, -2.627e-17, 0, 0, -2.75e-06, -2.773e-06, 9.225e-17, 5.363e-17, 0, 0, 1.232e-05, 1.233e-05, 0, 0, 0, 0, 0.0003468, 0.0003506, 0, 0, 9.381e-17, -2.681e-17, -0.0003494, -0.0003553, 0, 0, -1.365e-17, 2.218e-17, 0, 0, 0, 0, 0.0003537, 0.0003467, 0, 0, 0.0001023, 0.0001025, 2.12e-17, -1.129e-17, 0, 0, -0.0005118, -0.0005069], "yaxis": "y"}], "layout": {"barmode": "group", "font": {"color": "black", "size": 18}, "legend": {"title": {"text": ""}, "tracegroupgap": 0}, "margin": {"t": 60}, "title": {"text": "Preparation Hamiltonian"}, "xaxis": {"anchor": "y", "domain": [0, 1], "showgrid": true, "ticklen": 5, "ticks": "outside", "ticktext": ["1-local", "2-local", "3-local"], "tickvals": [-0.5, 11.5, 38.5], "title": {"text": "Pauli Basis"}}, "yaxis": {"anchor": "x", "domain": [0, 1], "title": {"text": "Coefficient"}}}}
